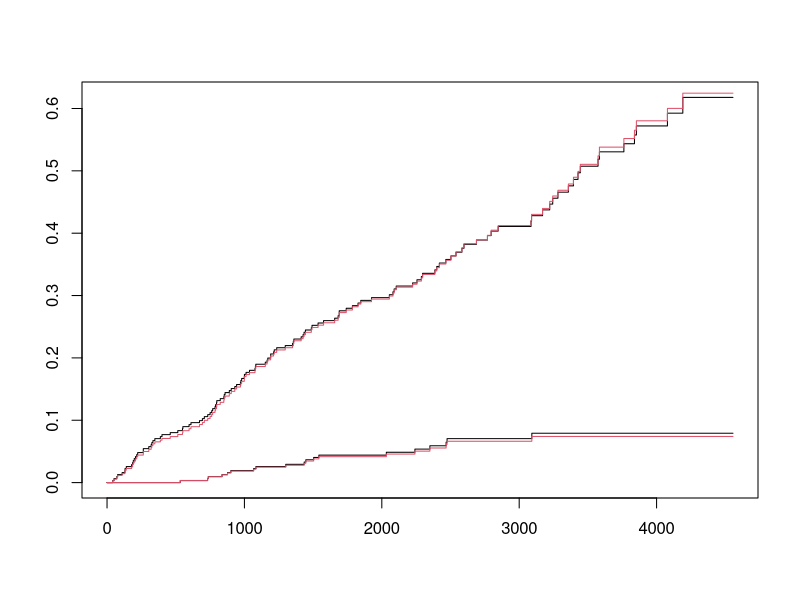

Source code (R): (Note: this script raises an error after producing the figure.)



rm(list = ls()); gc()

library(tidyverse)
library(survey)


# list.files("./", full.names = T) %>%
#   {grep("new_", ., value = T)} %>%
#   sapply(source,.GlobalEnv)

# assignInNamespace("onestage", onestage_fast, ns = "survey")

# source('new_svykm.R')
# assignInNamespace("svykm", "svykm", ns = "survey")

data(pbc, package="survival")
pbc$randomized <- with(pbc, !is.na(trt) & trt>0)
biasmodel<-glm(randomized~age*edema,data=pbc)
pbc$randprob<-fitted(biasmodel)

dpbc<-svydesign(id=~1, prob=~randprob, strata=~edema, data=subset(pbc,randomized))


aj <- survfit(Surv(time,factor(status))~1,
               data=model.frame(dpbc))

ajw <- survfit(Surv(time,factor(status))~1,
              weights = weights(dpbc,"sampling"),
              data=model.frame(dpbc))

# s1 <- svykm(Surv(time, status==2)~1, design=dpbc, se=F)

str(summary(aj))



plot(aj)
lines(ajw, col = 2)
lines(s1$time, 1-s1$surv, col = 3, type = 's')






plot(s1)




dpbc
